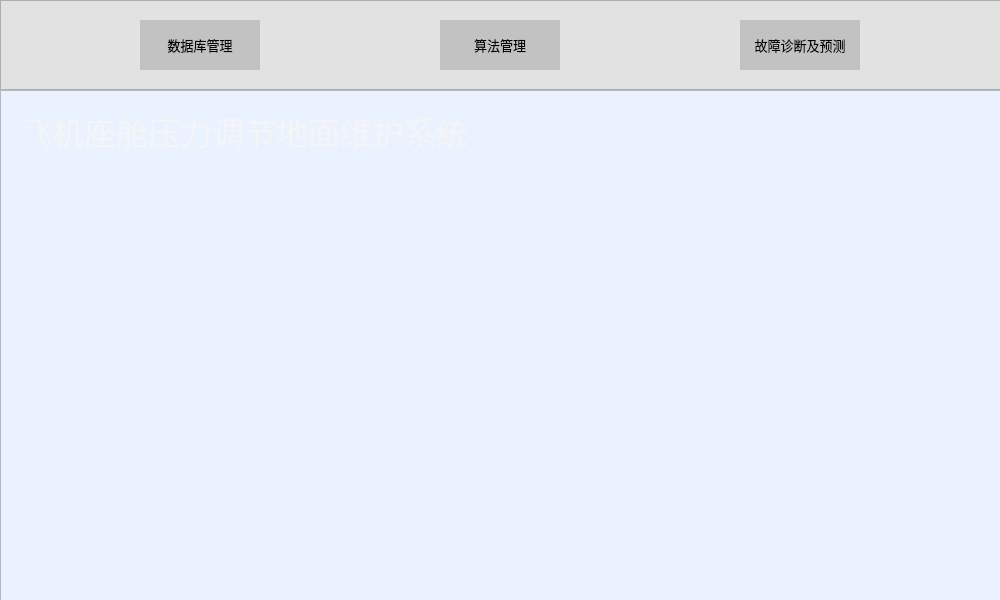
<?xml version="1.0" encoding="UTF-8"?>
<ui version="4.0">
 <class>Dialog</class>
 <widget class="QDialog" name="Dialog">
  <property name="geometry">
   <rect>
    <x>0</x>
    <y>0</y>
    <width>1000</width>
    <height>600</height>
   </rect>
  </property>
  <property name="windowTitle">
   <string>Dialog</string>
  </property>
  <property name="styleSheet">
   <string notr="true">QDialog{
	background-color:rgb(234, 242, 255)
}</string>
  </property>
  <widget class="QFrame" name="frame_menu">
   <property name="geometry">
    <rect>
     <x>0</x>
     <y>0</y>
     <width>1001</width>
     <height>90</height>
    </rect>
   </property>
   <property name="sizePolicy">
    <sizepolicy hsizetype="Fixed" vsizetype="Fixed">
     <horstretch>0</horstretch>
     <verstretch>0</verstretch>
    </sizepolicy>
   </property>
   <property name="styleSheet">
    <string notr="true">QFrame{
	background-color:rgb(226, 226, 226)
}</string>
   </property>
   <property name="frameShape">
    <enum>QFrame::StyledPanel</enum>
   </property>
   <property name="frameShadow">
    <enum>QFrame::Raised</enum>
   </property>
   <widget class="QPushButton" name="pushButton_shujuku">
    <property name="geometry">
     <rect>
      <x>140</x>
      <y>20</y>
      <width>120</width>
      <height>50</height>
     </rect>
    </property>
    <property name="font">
     <font>
      <family>Adobe 黑体 Std R</family>
      <pointsize>10</pointsize>
     </font>
    </property>
    <property name="styleSheet">
     <string notr="true">QPushButton{
	background-color:rgb(194, 194, 194);
	border:none
}

QPushButton::hover{
	background-color:rgb(218, 255, 212);
}
</string>
    </property>
    <property name="text">
     <string>数据库管理</string>
    </property>
   </widget>
   <widget class="QPushButton" name="pushButton_suanfa">
    <property name="geometry">
     <rect>
      <x>440</x>
      <y>20</y>
      <width>120</width>
      <height>50</height>
     </rect>
    </property>
    <property name="font">
     <font>
      <family>Adobe 黑体 Std R</family>
      <pointsize>10</pointsize>
     </font>
    </property>
    <property name="styleSheet">
     <string notr="true">QPushButton{
	background-color:rgb(194, 194, 194);
	border:none
}

QPushButton::hover{
	background-color:rgb(218, 255, 212);
}
</string>
    </property>
    <property name="text">
     <string>算法管理</string>
    </property>
   </widget>
   <widget class="QPushButton" name="pushButton_zhenduan">
    <property name="geometry">
     <rect>
      <x>740</x>
      <y>20</y>
      <width>120</width>
      <height>50</height>
     </rect>
    </property>
    <property name="font">
     <font>
      <family>Adobe 黑体 Std R</family>
      <pointsize>10</pointsize>
     </font>
    </property>
    <property name="styleSheet">
     <string notr="true">QPushButton{
	background-color:rgb(194, 194, 194);
	border:none
}

QPushButton::hover{
	background-color:rgb(218, 255, 212);
}
</string>
    </property>
    <property name="text">
     <string>故障诊断及预测</string>
    </property>
   </widget>
  </widget>
  <widget class="QFrame" name="frame">
   <property name="geometry">
    <rect>
     <x>0</x>
     <y>90</y>
     <width>1001</width>
     <height>511</height>
    </rect>
   </property>
   <property name="frameShape">
    <enum>QFrame::StyledPanel</enum>
   </property>
   <property name="frameShadow">
    <enum>QFrame::Raised</enum>
   </property>
   <widget class="QLabel" name="label_2">
    <property name="geometry">
     <rect>
      <x>0</x>
      <y>0</y>
      <width>1001</width>
      <height>511</height>
     </rect>
    </property>
    <property name="sizePolicy">
     <sizepolicy hsizetype="Expanding" vsizetype="Expanding">
      <horstretch>0</horstretch>
      <verstretch>0</verstretch>
     </sizepolicy>
    </property>
    <property name="text">
     <string/>
    </property>
    <property name="pixmap">
     <pixmap>../pic/MV}%32_RI(G)3$]2YG01)]J.jpg</pixmap>
    </property>
    <property name="scaledContents">
     <bool>true</bool>
    </property>
   </widget>
   <widget class="QLabel" name="label_title">
    <property name="geometry">
     <rect>
      <x>20</x>
      <y>20</y>
      <width>581</width>
      <height>41</height>
     </rect>
    </property>
    <property name="palette">
     <palette>
      <active>
       <colorrole role="WindowText">
        <brush brushstyle="SolidPattern">
         <color alpha="255">
          <red>245</red>
          <green>245</green>
          <blue>245</blue>
         </color>
        </brush>
       </colorrole>
      </active>
      <inactive>
       <colorrole role="WindowText">
        <brush brushstyle="SolidPattern">
         <color alpha="255">
          <red>245</red>
          <green>245</green>
          <blue>245</blue>
         </color>
        </brush>
       </colorrole>
      </inactive>
      <disabled>
       <colorrole role="WindowText">
        <brush brushstyle="SolidPattern">
         <color alpha="255">
          <red>120</red>
          <green>120</green>
          <blue>120</blue>
         </color>
        </brush>
       </colorrole>
      </disabled>
     </palette>
    </property>
    <property name="font">
     <font>
      <family>华文楷体</family>
      <pointsize>24</pointsize>
     </font>
    </property>
    <property name="text">
     <string>飞机座舱压力调节地面维护系统</string>
    </property>
   </widget>
  </widget>
  <zorder>frame</zorder>
  <zorder>frame_menu</zorder>
 </widget>
 <resources/>
 <connections/>
</ui>
